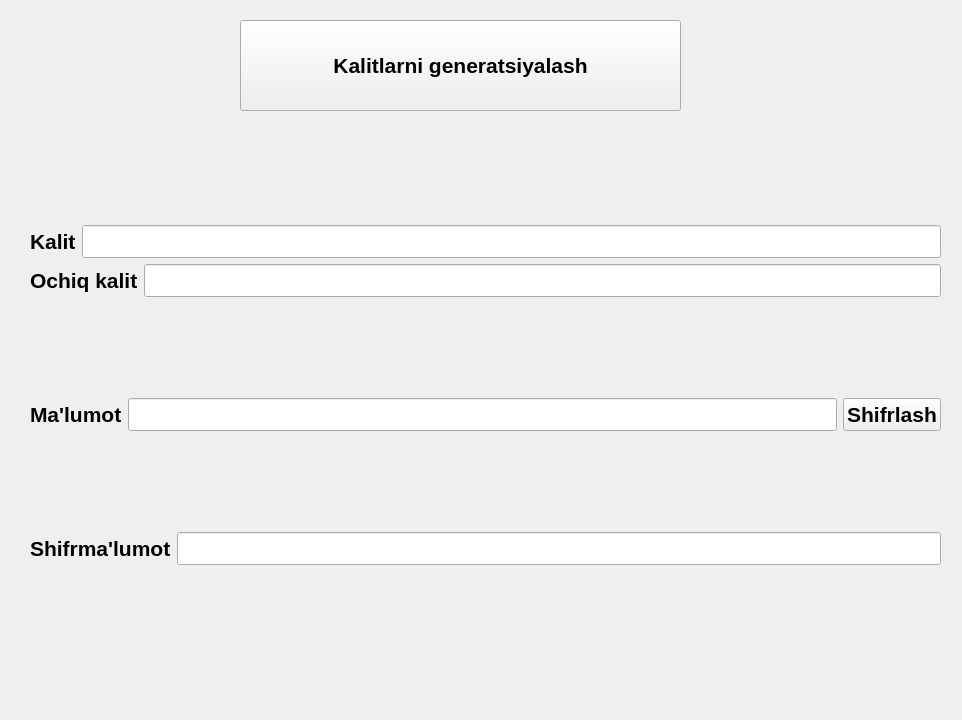
<?xml version="1.0" encoding="UTF-8"?>
<ui version="4.0">
 <class>Form</class>
 <widget class="QWidget" name="Form">
  <property name="geometry">
   <rect>
    <x>0</x>
    <y>0</y>
    <width>962</width>
    <height>720</height>
   </rect>
  </property>
  <property name="font">
   <font>
    <pointsize>16</pointsize>
    <weight>75</weight>
    <bold>true</bold>
   </font>
  </property>
  <property name="windowTitle">
   <string>Form</string>
  </property>
  <widget class="QPushButton" name="Kalgen">
   <property name="geometry">
    <rect>
     <x>240</x>
     <y>20</y>
     <width>441</width>
     <height>91</height>
    </rect>
   </property>
   <property name="text">
    <string>Kalitlarni generatsiyalash</string>
   </property>
  </widget>
  <widget class="QWidget" name="">
   <property name="geometry">
    <rect>
     <x>30</x>
     <y>130</y>
     <width>911</width>
     <height>531</height>
    </rect>
   </property>
   <layout class="QVBoxLayout" name="verticalLayout_2">
    <item>
     <layout class="QVBoxLayout" name="verticalLayout">
      <item>
       <layout class="QHBoxLayout" name="horizontalLayout">
        <item>
         <widget class="QLabel" name="label">
          <property name="text">
           <string>Kalit</string>
          </property>
         </widget>
        </item>
        <item>
         <widget class="QLineEdit" name="privkey"/>
        </item>
       </layout>
      </item>
      <item>
       <layout class="QHBoxLayout" name="horizontalLayout_2">
        <item>
         <widget class="QLabel" name="label_2">
          <property name="text">
           <string>Ochiq kalit</string>
          </property>
         </widget>
        </item>
        <item>
         <widget class="QLineEdit" name="pubkey"/>
        </item>
       </layout>
      </item>
     </layout>
    </item>
    <item>
     <layout class="QHBoxLayout" name="horizontalLayout_3">
      <item>
       <widget class="QLabel" name="label_3">
        <property name="text">
         <string>Ma'lumot</string>
        </property>
       </widget>
      </item>
      <item>
       <widget class="QLineEdit" name="message"/>
      </item>
      <item>
       <widget class="QPushButton" name="Shifrla">
        <property name="text">
         <string>Shifrlash</string>
        </property>
       </widget>
      </item>
     </layout>
    </item>
    <item>
     <layout class="QHBoxLayout" name="horizontalLayout_4">
      <item>
       <widget class="QLabel" name="label_4">
        <property name="text">
         <string>Shifrma'lumot</string>
        </property>
       </widget>
      </item>
      <item>
       <widget class="QLineEdit" name="encrytext"/>
      </item>
     </layout>
    </item>
   </layout>
  </widget>
 </widget>
 <resources/>
 <connections/>
</ui>
